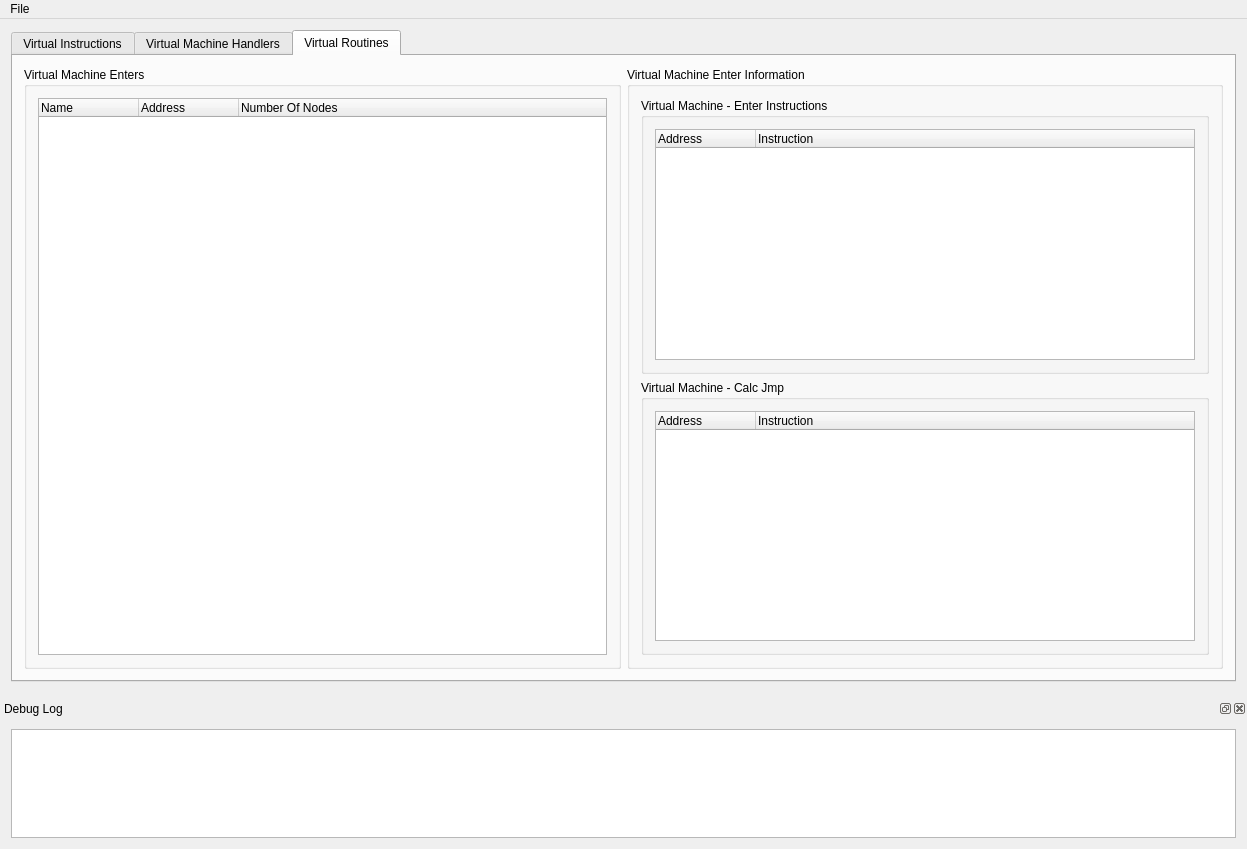
<?xml version="1.0" encoding="UTF-8"?>
<ui version="4.0">
 <class>QVMProfilerClass</class>
 <widget class="QMainWindow" name="QVMProfilerClass">
  <property name="geometry">
   <rect>
    <x>0</x>
    <y>0</y>
    <width>1247</width>
    <height>849</height>
   </rect>
  </property>
  <property name="acceptDrops">
   <bool>true</bool>
  </property>
  <property name="windowTitle">
   <string>VMProfiler</string>
  </property>
  <property name="toolTipDuration">
   <number>0</number>
  </property>
  <property name="styleSheet">
   <string notr="true"/>
  </property>
  <widget class="QWidget" name="centralWidget">
   <layout class="QVBoxLayout" name="verticalLayout_6">
    <item>
     <widget class="QTabWidget" name="tabWidget">
      <property name="currentIndex">
       <number>2</number>
      </property>
      <widget class="QWidget" name="virtual_instructions_tab">
       <attribute name="title">
        <string>Virtual Instructions</string>
       </attribute>
       <layout class="QVBoxLayout" name="verticalLayout_2">
        <item>
         <widget class="QScrollArea" name="scrollArea">
          <property name="widgetResizable">
           <bool>true</bool>
          </property>
          <widget class="QWidget" name="scrollAreaWidgetContents">
           <property name="geometry">
            <rect>
             <x>0</x>
             <y>0</y>
             <width>1203</width>
             <height>610</height>
            </rect>
           </property>
           <layout class="QHBoxLayout" name="horizontalLayout_2">
            <item>
             <widget class="QTreeWidget" name="virt_instrs">
              <attribute name="headerDefaultSectionSize">
               <number>160</number>
              </attribute>
              <column>
               <property name="text">
                <string>Address</string>
               </property>
              </column>
              <column>
               <property name="text">
                <string>Operands</string>
               </property>
              </column>
              <column>
               <property name="text">
                <string>Virtual Instruction</string>
               </property>
              </column>
              <column>
               <property name="text">
                <string>Comments</string>
               </property>
              </column>
             </widget>
            </item>
            <item>
             <widget class="QGroupBox" name="groupBox_2">
              <property name="title">
               <string>Virtual Instruction Information</string>
              </property>
              <layout class="QVBoxLayout" name="verticalLayout">
               <item>
                <widget class="QGroupBox" name="groupBox_3">
                 <property name="title">
                  <string>Registers</string>
                 </property>
                 <layout class="QHBoxLayout" name="horizontalLayout_3">
                  <item>
                   <widget class="QTreeWidget" name="virt_regs">
                    <attribute name="headerDefaultSectionSize">
                     <number>65</number>
                    </attribute>
                    <column>
                     <property name="text">
                      <string>Register</string>
                     </property>
                    </column>
                    <column>
                     <property name="text">
                      <string>Value</string>
                     </property>
                    </column>
                    <item>
                     <property name="text">
                      <string>VIP</string>
                     </property>
                    </item>
                    <item>
                     <property name="text">
                      <string>VSP</string>
                     </property>
                    </item>
                    <item>
                     <property name="text">
                      <string>DKEY</string>
                     </property>
                    </item>
                    <item>
                     <property name="text">
                      <string/>
                     </property>
                    </item>
                    <item>
                     <property name="text">
                      <string>vreg0</string>
                     </property>
                     <property name="text">
                      <string/>
                     </property>
                    </item>
                    <item>
                     <property name="text">
                      <string>vreg1</string>
                     </property>
                    </item>
                    <item>
                     <property name="text">
                      <string>vreg2</string>
                     </property>
                    </item>
                    <item>
                     <property name="text">
                      <string>vreg3</string>
                     </property>
                    </item>
                    <item>
                     <property name="text">
                      <string>vreg4</string>
                     </property>
                    </item>
                    <item>
                     <property name="text">
                      <string>vreg5</string>
                     </property>
                    </item>
                    <item>
                     <property name="text">
                      <string>vreg6</string>
                     </property>
                    </item>
                    <item>
                     <property name="text">
                      <string>vreg7</string>
                     </property>
                    </item>
                    <item>
                     <property name="text">
                      <string>vreg8</string>
                     </property>
                    </item>
                    <item>
                     <property name="text">
                      <string>vreg9</string>
                     </property>
                    </item>
                    <item>
                     <property name="text">
                      <string>vreg10</string>
                     </property>
                    </item>
                    <item>
                     <property name="text">
                      <string>vreg11</string>
                     </property>
                    </item>
                    <item>
                     <property name="text">
                      <string>vreg12</string>
                     </property>
                    </item>
                    <item>
                     <property name="text">
                      <string>vreg13</string>
                     </property>
                    </item>
                    <item>
                     <property name="text">
                      <string>vreg14</string>
                     </property>
                    </item>
                    <item>
                     <property name="text">
                      <string>vreg15</string>
                     </property>
                    </item>
                    <item>
                     <property name="text">
                      <string>vreg16</string>
                     </property>
                    </item>
                    <item>
                     <property name="text">
                      <string>vreg17</string>
                     </property>
                    </item>
                    <item>
                     <property name="text">
                      <string>vreg18</string>
                     </property>
                    </item>
                    <item>
                     <property name="text">
                      <string>vreg19</string>
                     </property>
                    </item>
                    <item>
                     <property name="text">
                      <string>vreg20</string>
                     </property>
                    </item>
                    <item>
                     <property name="text">
                      <string>vreg21</string>
                     </property>
                    </item>
                    <item>
                     <property name="text">
                      <string>vreg22</string>
                     </property>
                    </item>
                    <item>
                     <property name="text">
                      <string>vreg23</string>
                     </property>
                    </item>
                   </widget>
                  </item>
                  <item>
                   <widget class="QTreeWidget" name="native_regs">
                    <attribute name="headerDefaultSectionSize">
                     <number>70</number>
                    </attribute>
                    <column>
                     <property name="text">
                      <string>Register</string>
                     </property>
                    </column>
                    <column>
                     <property name="text">
                      <string>Value</string>
                     </property>
                    </column>
                    <item>
                     <property name="text">
                      <string>R15</string>
                     </property>
                    </item>
                    <item>
                     <property name="text">
                      <string>R14</string>
                     </property>
                    </item>
                    <item>
                     <property name="text">
                      <string>R13</string>
                     </property>
                    </item>
                    <item>
                     <property name="text">
                      <string>R12</string>
                     </property>
                    </item>
                    <item>
                     <property name="text">
                      <string>R11</string>
                     </property>
                    </item>
                    <item>
                     <property name="text">
                      <string>R10</string>
                     </property>
                    </item>
                    <item>
                     <property name="text">
                      <string>R9</string>
                     </property>
                    </item>
                    <item>
                     <property name="text">
                      <string>R8</string>
                     </property>
                    </item>
                    <item>
                     <property name="text">
                      <string>RBP</string>
                     </property>
                    </item>
                    <item>
                     <property name="text">
                      <string>RDI</string>
                     </property>
                    </item>
                    <item>
                     <property name="text">
                      <string>RSI</string>
                     </property>
                    </item>
                    <item>
                     <property name="text">
                      <string>RDX</string>
                     </property>
                    </item>
                    <item>
                     <property name="text">
                      <string>RCX</string>
                     </property>
                    </item>
                    <item>
                     <property name="text">
                      <string>RBX</string>
                     </property>
                    </item>
                    <item>
                     <property name="text">
                      <string>RAX</string>
                     </property>
                    </item>
                    <item>
                     <property name="text">
                      <string/>
                     </property>
                    </item>
                    <item>
                     <property name="text">
                      <string>RFLAGS</string>
                     </property>
                     <item>
                      <property name="text">
                       <string>ZF</string>
                      </property>
                     </item>
                     <item>
                      <property name="text">
                       <string>PF</string>
                      </property>
                     </item>
                     <item>
                      <property name="text">
                       <string>AF</string>
                      </property>
                     </item>
                     <item>
                      <property name="text">
                       <string>OF</string>
                      </property>
                     </item>
                     <item>
                      <property name="text">
                       <string>SF</string>
                      </property>
                     </item>
                     <item>
                      <property name="text">
                       <string>DF</string>
                      </property>
                     </item>
                     <item>
                      <property name="text">
                       <string>CF</string>
                      </property>
                     </item>
                     <item>
                      <property name="text">
                       <string>TF</string>
                      </property>
                     </item>
                     <item>
                      <property name="text">
                       <string>IF</string>
                      </property>
                     </item>
                    </item>
                   </widget>
                  </item>
                 </layout>
                </widget>
               </item>
               <item>
                <widget class="QGroupBox" name="groupBox_4">
                 <property name="title">
                  <string>Virtual Stack</string>
                 </property>
                 <layout class="QVBoxLayout" name="verticalLayout_4">
                  <item>
                   <widget class="QScrollArea" name="scrollArea_3">
                    <property name="widgetResizable">
                     <bool>true</bool>
                    </property>
                    <widget class="QWidget" name="scrollAreaWidgetContents_3">
                     <property name="geometry">
                      <rect>
                       <x>0</x>
                       <y>0</y>
                       <width>556</width>
                       <height>149</height>
                      </rect>
                     </property>
                     <layout class="QVBoxLayout" name="verticalLayout_3">
                      <item>
                       <widget class="QTreeWidget" name="virt_stack">
                        <column>
                         <property name="text">
                          <string>Stack Pointer</string>
                         </property>
                        </column>
                        <column>
                         <property name="text">
                          <string>Value</string>
                         </property>
                        </column>
                       </widget>
                      </item>
                     </layout>
                    </widget>
                   </widget>
                  </item>
                 </layout>
                </widget>
               </item>
               <item>
                <widget class="QGroupBox" name="groupBox_5">
                 <property name="title">
                  <string>Virtual Machine Instruction Handler</string>
                 </property>
                 <layout class="QHBoxLayout" name="horizontalLayout">
                  <item>
                   <widget class="QGroupBox" name="groupBox_6">
                    <property name="title">
                     <string>VM Handler Instructions</string>
                    </property>
                    <layout class="QVBoxLayout" name="verticalLayout_8">
                     <item>
                      <widget class="QTreeWidget" name="vm_handler_instrs">
                       <column>
                        <property name="text">
                         <string>Address</string>
                        </property>
                       </column>
                       <column>
                        <property name="text">
                         <string>Instruction</string>
                        </property>
                       </column>
                      </widget>
                     </item>
                    </layout>
                   </widget>
                  </item>
                  <item>
                   <widget class="QGroupBox" name="groupBox_7">
                    <property name="title">
                     <string>VM Handler Transformations</string>
                    </property>
                    <layout class="QVBoxLayout" name="verticalLayout_9">
                     <item>
                      <widget class="QTreeWidget" name="vm_handler_transforms">
                       <column>
                        <property name="text">
                         <string>Address</string>
                        </property>
                       </column>
                       <column>
                        <property name="text">
                         <string>Instruction</string>
                        </property>
                       </column>
                      </widget>
                     </item>
                    </layout>
                   </widget>
                  </item>
                 </layout>
                </widget>
               </item>
              </layout>
             </widget>
            </item>
           </layout>
          </widget>
         </widget>
        </item>
       </layout>
      </widget>
      <widget class="QWidget" name="vm_handlers_tab">
       <attribute name="title">
        <string>Virtual Machine Handlers</string>
       </attribute>
       <layout class="QHBoxLayout" name="horizontalLayout_4">
        <item>
         <widget class="QGroupBox" name="groupBox">
          <property name="title">
           <string>Virtual Machine Handler List</string>
          </property>
          <layout class="QHBoxLayout" name="horizontalLayout_5">
           <item>
            <widget class="QTreeWidget" name="virt_handlers_tree">
             <column>
              <property name="text">
               <string>Index</string>
              </property>
             </column>
             <column>
              <property name="text">
               <string>Address</string>
              </property>
             </column>
             <column>
              <property name="text">
               <string>Name</string>
              </property>
             </column>
             <column>
              <property name="text">
               <string>Imm Size</string>
              </property>
             </column>
             <column>
              <property name="text">
               <string>Sign Extended Imm</string>
              </property>
             </column>
            </widget>
           </item>
          </layout>
         </widget>
        </item>
        <item>
         <widget class="QGroupBox" name="groupBox_8">
          <property name="title">
           <string>Virtual Machine Handler Information</string>
          </property>
          <layout class="QVBoxLayout" name="verticalLayout_5">
           <item>
            <widget class="QGroupBox" name="groupBox_9">
             <property name="title">
              <string>Virtual Machine Handler Instructions</string>
             </property>
             <layout class="QVBoxLayout" name="verticalLayout_10">
              <item>
               <widget class="QTreeWidget" name="virt_handler_instrs_tree">
                <column>
                 <property name="text">
                  <string>Address</string>
                 </property>
                </column>
                <column>
                 <property name="text">
                  <string>Instruction</string>
                 </property>
                </column>
               </widget>
              </item>
             </layout>
            </widget>
           </item>
           <item>
            <widget class="QGroupBox" name="groupBox_10">
             <property name="title">
              <string>Virtual Machine Handler Transforms</string>
             </property>
             <layout class="QVBoxLayout" name="verticalLayout_11">
              <item>
               <widget class="QTreeWidget" name="virt_handler_transforms_tree">
                <column>
                 <property name="text">
                  <string>Address</string>
                 </property>
                </column>
                <column>
                 <property name="text">
                  <string>Instruction</string>
                 </property>
                </column>
               </widget>
              </item>
             </layout>
            </widget>
           </item>
          </layout>
         </widget>
        </item>
       </layout>
      </widget>
      <widget class="QWidget" name="virtual_rtn_tab">
       <attribute name="title">
        <string>Virtual Routines</string>
       </attribute>
       <layout class="QHBoxLayout" name="horizontalLayout_6">
        <item>
         <widget class="QGroupBox" name="groupBox_11">
          <property name="title">
           <string>Virtual Machine Enters</string>
          </property>
          <layout class="QVBoxLayout" name="verticalLayout_13">
           <item>
            <widget class="QTreeWidget" name="virtual_machine_enters">
             <column>
              <property name="text">
               <string>Name</string>
              </property>
             </column>
             <column>
              <property name="text">
               <string>Address</string>
              </property>
             </column>
             <column>
              <property name="text">
               <string>Number Of Nodes</string>
              </property>
             </column>
            </widget>
           </item>
          </layout>
         </widget>
        </item>
        <item>
         <widget class="QGroupBox" name="groupBox_12">
          <property name="title">
           <string>Virtual Machine Enter Information</string>
          </property>
          <layout class="QVBoxLayout" name="verticalLayout_12">
           <item>
            <widget class="QGroupBox" name="groupBox_13">
             <property name="title">
              <string>Virtual Machine - Enter Instructions</string>
             </property>
             <layout class="QVBoxLayout" name="verticalLayout_14">
              <item>
               <widget class="QTreeWidget" name="virtual_machine_enter_instrs">
                <column>
                 <property name="text">
                  <string>Address</string>
                 </property>
                </column>
                <column>
                 <property name="text">
                  <string>Instruction</string>
                 </property>
                </column>
               </widget>
              </item>
             </layout>
            </widget>
           </item>
           <item>
            <widget class="QGroupBox" name="groupBox_14">
             <property name="title">
              <string>Virtual Machine - Calc Jmp</string>
             </property>
             <layout class="QVBoxLayout" name="verticalLayout_15">
              <item>
               <widget class="QTreeWidget" name="virtual_machine_enter_calc_jmp">
                <column>
                 <property name="text">
                  <string>Address</string>
                 </property>
                </column>
                <column>
                 <property name="text">
                  <string>Instruction</string>
                 </property>
                </column>
               </widget>
              </item>
             </layout>
            </widget>
           </item>
          </layout>
         </widget>
        </item>
       </layout>
      </widget>
     </widget>
    </item>
   </layout>
  </widget>
  <widget class="QMenuBar" name="menuBar">
   <property name="geometry">
    <rect>
     <x>0</x>
     <y>0</y>
     <width>1247</width>
     <height>21</height>
    </rect>
   </property>
   <widget class="QMenu" name="menuOpen_VMTrace">
    <property name="title">
     <string>File</string>
    </property>
    <addaction name="action_open"/>
    <addaction name="action_close"/>
   </widget>
   <addaction name="menuOpen_VMTrace"/>
  </widget>
  <widget class="QDockWidget" name="dockWidget">
   <property name="minimumSize">
    <size>
     <width>89</width>
     <height>150</height>
    </size>
   </property>
   <property name="maximumSize">
    <size>
     <width>524287</width>
     <height>150</height>
    </size>
   </property>
   <property name="baseSize">
    <size>
     <width>89</width>
     <height>150</height>
    </size>
   </property>
   <property name="windowTitle">
    <string>Debug Log</string>
   </property>
   <attribute name="dockWidgetArea">
    <number>8</number>
   </attribute>
   <widget class="QWidget" name="dockWidgetContents">
    <layout class="QVBoxLayout" name="verticalLayout_7">
     <item>
      <widget class="QPlainTextEdit" name="dbg_output_window">
       <property name="readOnly">
        <bool>true</bool>
       </property>
      </widget>
     </item>
    </layout>
   </widget>
  </widget>
  <action name="actionOpen">
   <property name="text">
    <string>Open</string>
   </property>
  </action>
  <action name="actionClose">
   <property name="text">
    <string>Close</string>
   </property>
  </action>
  <action name="action_open">
   <property name="text">
    <string>Open Trace</string>
   </property>
   <property name="shortcut">
    <string>F1</string>
   </property>
  </action>
  <action name="action_close">
   <property name="text">
    <string>Close</string>
   </property>
  </action>
  <action name="action">
   <property name="text">
    <string extracomment="F6">Lift Specific Block</string>
   </property>
   <property name="shortcut">
    <string>F6</string>
   </property>
  </action>
  <action name="lift_all_button">
   <property name="text">
    <string extracomment="F5">Lift All</string>
   </property>
   <property name="shortcut">
    <string>F5</string>
   </property>
  </action>
 </widget>
 <layoutdefault spacing="6" margin="11"/>
 <resources>
  <include location="qvminspector.qrc"/>
 </resources>
 <connections/>
</ui>
